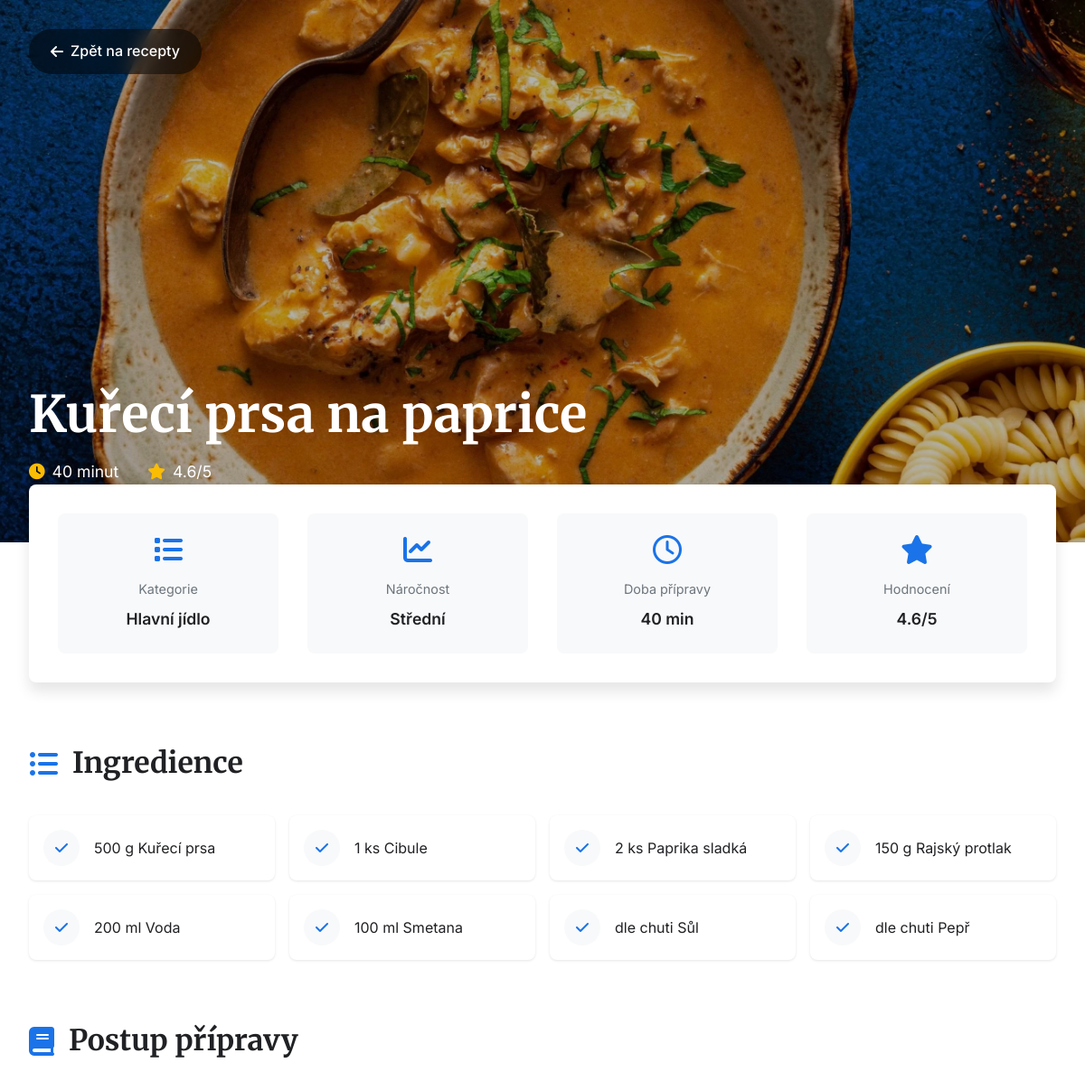
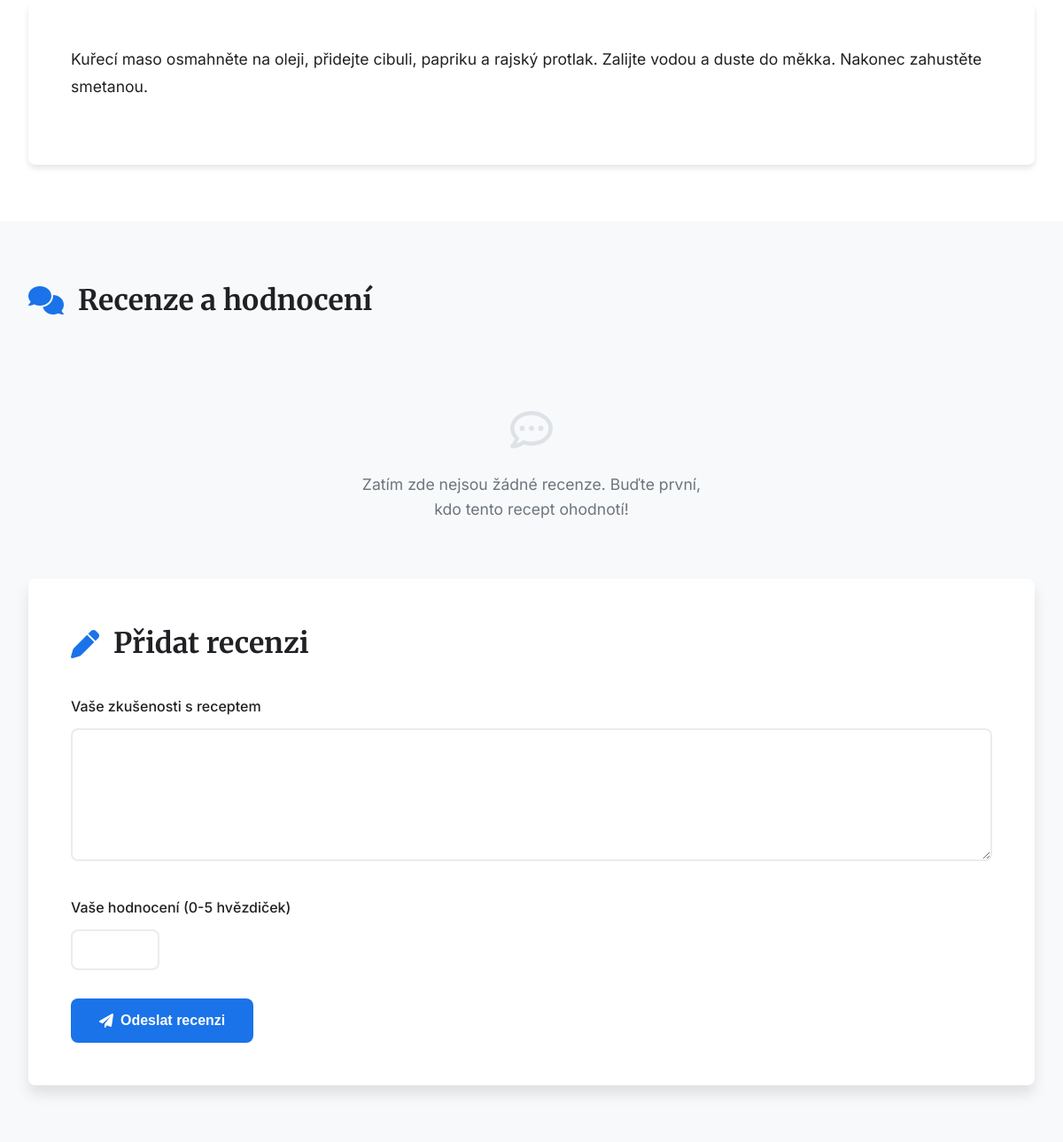
Page /7/ on the committed database (2 pictures, top to bottom).
### recepty/models.py (models this page shows, shortened)
class Recept(models.Model):
    KATEGORIE_VOLBY = [
        ('hlavni', 'Hlavní jídlo'),
        ('dezert', 'Dezert'),
        ('polevka', 'Polévka'),
        ('predkrm', 'Předkrm'),
        ('napoj', 'Nápoj'),
    ]
    OBTIZNOST_VOLBY = [
        ('lehka', 'Lehká'),
        ('stredni', 'Střední'),
        ('tezka', 'Těžká'),
    ]
    nazev = models.CharField(max_length=200)
    postup = models.TextField()
    kategorie = models.CharField(max_length=20, choices=KATEGORIE_VOLBY)
    obtiznost = models.CharField(max_length=20, choices=OBTIZNOST_VOLBY)
    hodnoceni = models.FloatField(
        help_text="Hodnocení od 0 do 5",
        default=0
    )
    doba_pripravy = models.PositiveIntegerField(help_text="Doba v minutách")
    obrazek = models.ImageField(upload_to='recepty/', blank=True, null=True)
    autor = models.ForeignKey(User, on_delete=models.CASCADE, related_name='recepty', null=True, blank=True)
    vytvoreno = models.DateTimeField(auto_now_add=True)
    upraveno = models.DateTimeField(auto_now=True)
    class Meta:
        verbose_name = 'Recept'
        verbose_name_plural = 'Recepty'
        ordering = ['-vytvoreno']  # Řazení od nejnovějších
        indexes = [
            models.Index(fields=['nazev']),
            models.Index(fields=['kategorie']),
            models.Index(fields=['hodnoceni']),
            models.Index(fields=['vytvoreno']),
        ]

class Surovina(models.Model):
    recept = models.ForeignKey(Recept, related_name='suroviny', on_delete=models.CASCADE)
    nazev = models.CharField(max_length=100)
    mnozstvi = models.CharField(max_length=50, blank=True)
    class Meta:
        verbose_name = 'Surovina'
        verbose_name_plural = 'Suroviny'
        ordering = ['id']  # Zachová pořadí, v jakém byly suroviny přidány
        indexes = [
            models.Index(fields=['nazev']),
        ]

### recepty/views.py (the view)
# urls.py: path('<int:pk>/', views.detail, name='detail'),
def detail(request, pk):
    recept = get_object_or_404(Recept, pk=pk)
    recenze = recept.recenze.all().order_by('-datum')
    if request.method == 'POST':
        if not request.user.is_authenticated:
            messages.error(request, 'Pro přidání recenze se musíte přihlásit.')
            return redirect('recepty:login')
        form = RecenzeForm(request.POST)
        if form.is_valid():
            recenze = form.save(commit=False)
            recenze.recept = recept
            recenze.uzivatel = request.user
            recenze.save()
            prumer = recept.recenze.aggregate(models.Avg('hodnoceni'))['hodnoceni__avg']
            recept.hodnoceni = round(prumer, 1) if prumer else 0
            recept.save()
            messages.success(request, 'Recenze byla úspěšně přidána.')
            return redirect('recepty:detail', pk=pk)
    else:
        form = RecenzeForm()
    context = {
        'recept': recept,
        'recenze': recenze,
        'form': form
    }
    return render(request, 'recepty/detail.html', context)

### recepty/forms.py
class RecenzeForm(forms.ModelForm):
    class Meta:
        model = Recenze
        fields = ['text', 'hodnoceni']
        widgets = {
            'text': forms.Textarea(attrs={'class': 'form-control', 'rows': 4}),
            'hodnoceni': forms.NumberInput(attrs={'class': 'form-control', 'min': 0, 'max': 5})
        }

### recepty/templates/recepty/detail.html (shortened to what this page needs)
<!DOCTYPE html>
<html lang="cs">
<head>
    <link rel="stylesheet" href="https://cdnjs.cloudflare.com/ajax/libs/font-awesome/6.0.0/css/all.min.css">
</head>
<body>
    <div class="hero">
        {% if recept.obrazek %}
            <img class="hero-image" src="{{ recept.obrazek.url }}" alt="{{ recept.nazev }}">
        {% else %}
            <div class="hero-image" style="background: linear-gradient(45deg, #1a73e8, #4285f4);"></div>
        {% endif %}
        <div class="hero-content">
            <a href="{% url 'recepty:index' %}" class="back-link">
                <i class="fas fa-arrow-left"></i>
                Zpět na recepty
            </a>
            <h1 class="recipe-title">{{ recept.nazev }}</h1>
            <div class="recipe-meta">
                <div class="meta-item">
                    <i class="fas fa-clock"></i>
                    {{ recept.doba_pripravy }} minut
                </div>
                <div class="meta-item">
                    <i class="fas fa-star"></i>
                    {{ recept.hodnoceni }}/5
                </div>
            </div>
        </div>
    </div>
    <div class="content">
        <div class="quick-info">
            <div class="info-card">
                <i class="fas fa-list"></i>
                <div class="info-label">Kategorie</div>
                <div class="info-value">{{ recept.get_kategorie_display }}</div>
            </div>
            <div class="info-card">
                <i class="fas fa-chart-line"></i>
                <div class="info-label">Náročnost</div>
                <div class="info-value">{{ recept.get_obtiznost_display }}</div>
            </div>
            <div class="info-card">
                <i class="far fa-clock"></i>
                <div class="info-label">Doba přípravy</div>
                <div class="info-value">{{ recept.doba_pripravy }} min</div>
            </div>
            <div class="info-card">
                <i class="fas fa-star"></i>
                <div class="info-label">Hodnocení</div>
                <div class="info-value">{{ recept.hodnoceni }}/5</div>
            </div>
        </div>
        <div class="recipe-section">
            <h2 class="section-title">
                <i class="fas fa-list-ul"></i>
                Ingredience
            </h2>
            <div class="ingredients-grid">
                {% for surovina in recept.suroviny.all %}
                    <div class="ingredient-card">
                        <div class="ingredient-icon">
                            <i class="fas fa-check"></i>
                        </div>
                        <span>{{ surovina.mnozstvi }} {{ surovina.nazev }}</span>
                    </div>
                {% endfor %}
            </div>
        </div>
        <div class="recipe-section">
            <h2 class="section-title">
                <i class="fas fa-book"></i>
                Postup přípravy
            </h2>
            <div class="instructions">
                {{ recept.postup|linebreaks }}
            </div>
        </div>
        <div class="reviews-section">
            <div class="reviews-container">
                <h2 class="section-title">
                    <i class="fas fa-comments"></i>
                    Recenze a hodnocení
                </h2>
                {% if recenze %}
                    <div class="reviews-grid">
                        {% for r in recenze %}
                            <div class="review-card">
                                <div class="review-header">
                                    <span class="review-author">{{ r.uzivatel.username|default:"Anonym" }}</span>
                                    <span class="review-date">{{ r.datum|date:"d. M Y" }}</span>
                                </div>
                                <div class="review-rating">
                                    {% for i in "12345"|make_list %}
                                        {% if forloop.counter <= r.hodnoceni %}
                                            <i class="fas fa-star"></i>
                                        {% else %}
                                            <i class="far fa-star"></i>
                                        {% endif %}
                                    {% endfor %}
                                </div>
                                <div class="review-text">{{ r.text|linebreaks }}</div>
                            </div>
                        {% endfor %}
                    </div>
                {% else %}
                    <div class="empty-state">
                        <i class="far fa-comment-dots"></i>
                        <p>Zatím zde nejsou žádné recenze. Buďte první, kdo tento recept ohodnotí!</p>
                    </div>
                {% endif %}
                <div class="review-form">
                    <h2 class="section-title">
                        <i class="fas fa-pen"></i>
                        Přidat recenzi
                    </h2>
                    <form method="post" novalidate>
                        <div class="form-group">
                            <label for="id_text" class="form-label">Vaše zkušenosti s receptem</label>
                            {{ form.text }}
                        </div>
                        <div class="form-group">
                            <label for="id_hodnoceni" class="form-label">Vaše hodnocení (0-5 hvězdiček)</label>
                            {{ form.hodnoceni }}
                        </div>
                        <button type="submit">
                            <i class="fas fa-paper-plane"></i>
                            Odeslat recenzi
                        </button>
                    </form>
                </div>
            </div>
        </div>
    </div>
</body>
</html>

### recepty/templates/recepty/detail.html (style rules this page uses)
:root { --primary-color: #1a73e8; --secondary-color: #4285f4; --accent-color: #fbbc04; --text-color: #202124; --bg-color: #ffffff; --gray-100: #f8f9fa; --gray-200: #e9ecef; --gray-300: #dee2e6; --gray-600: #6c757d; --border-radius: 8px; --shadow-sm: 0 1px 3px rgba(0,0,0,0.1); --shadow-md: 0 4px 6px rgba(0,0,0,0.1); --shadow-lg: 0 10px 15px rgba(0,0,0,0.1); }
* { margin: 0; padding: 0; box-sizing: border-box; }
body { font-family: 'Inter', sans-serif; background: var(--bg-color); color: var(--text-color); line-height: 1.6; }
.hero { position: relative; height: 70vh; min-height: 600px; background: #000; overflow: hidden; }
.hero-image { position: absolute; top: 0; left: 0; width: 100%; height: 100%; object-fit: cover; opacity: 0.7; }
.hero-content { position: relative; z-index: 1; height: 100%; display: flex; flex-direction: column; justify-content: flex-end; padding: 4rem 2rem; color: white; max-width: 1200px; margin: 0 auto; }
.back-link { position: absolute; top: 2rem; left: 2rem; display: inline-flex; align-items: center; gap: 0.5rem; color: white; text-decoration: none; font-weight: 500; padding: 0.75rem 1.5rem; background: rgba(0, 0, 0, 0.5); backdrop-filter: blur(10px); border-radius: 50px; transition: all 0.3s ease; }
.recipe-title { font-family: 'Merriweather', serif; font-size: 3.5rem; font-weight: 700; margin-bottom: 1rem; line-height: 1.2; }
.recipe-meta { display: flex; gap: 2rem; font-size: 1.1rem; }
.meta-item { display: flex; align-items: center; gap: 0.5rem; }
.meta-item i { color: var(--accent-color); }
.content { max-width: 1200px; margin: -4rem auto 0; position: relative; z-index: 2; padding: 0 2rem; }
.quick-info { background: white; border-radius: var(--border-radius); box-shadow: var(--shadow-lg); padding: 2rem; display: grid; grid-template-columns: repeat(4, 1fr); gap: 2rem; margin-bottom: 4rem; }
.info-card { text-align: center; padding: 1.5rem; background: var(--gray-100); border-radius: var(--border-radius); transition: all 0.3s ease; }
.info-card i { font-size: 2rem; color: var(--primary-color); margin-bottom: 1rem; }
.info-label { color: var(--gray-600); font-size: 0.9rem; margin-bottom: 0.5rem; }
.info-value { font-weight: 600; font-size: 1.1rem; }
.recipe-section { margin-bottom: 4rem; }
.section-title { font-family: 'Merriweather', serif; font-size: 2rem; margin-bottom: 2rem; display: flex; align-items: center; gap: 1rem; }
.section-title i { color: var(--primary-color); }
.ingredients-grid { display: grid; grid-template-columns: repeat(auto-fill, minmax(250px, 1fr)); gap: 1rem; margin-bottom: 2rem; }
.ingredient-card { background: white; padding: 1rem; border-radius: var(--border-radius); box-shadow: var(--shadow-sm); display: flex; align-items: center; gap: 1rem; transition: all 0.3s ease; }
.ingredient-icon { width: 40px; height: 40px; background: var(--gray-100); border-radius: 50%; display: flex; align-items: center; justify-content: center; color: var(--primary-color); }
.instructions { background: white; padding: 3rem; border-radius: var(--border-radius); box-shadow: var(--shadow-md); font-size: 1.1rem; line-height: 1.8; }
.instructions p { margin-bottom: 1.5rem; }
.reviews-section { background: var(--gray-100); padding: 4rem 0; margin: 4rem -2rem 0; }
.reviews-container { max-width: 1200px; margin: 0 auto; padding: 0 2rem; }
.review-form { background: white; padding: 3rem; border-radius: var(--border-radius); box-shadow: var(--shadow-lg); }
.form-group { margin-bottom: 2rem; }
.form-label { display: block; margin-bottom: 0.75rem; font-weight: 500; }
textarea { width: 100%; min-height: 150px; padding: 1rem; border: 2px solid var(--gray-200); border-radius: var(--border-radius); font-family: inherit; font-size: 1rem; transition: all 0.3s ease; }
input[type="number"] { width: 100px; padding: 0.75rem; border: 2px solid var(--gray-200); border-radius: var(--border-radius); font-size: 1rem; }
button { background: var(--primary-color); color: white; border: none; padding: 1rem 2rem; border-radius: var(--border-radius); font-weight: 600; font-size: 1rem; cursor: pointer; transition: all 0.3s ease; display: inline-flex; align-items: center; gap: 0.5rem; }
.empty-state { text-align: center; padding: 4rem 2rem; }
.empty-state i { font-size: 3rem; color: var(--gray-300); margin-bottom: 1.5rem; }
.empty-state p { color: var(--gray-600); font-size: 1.1rem; max-width: 400px; margin: 0 auto; }

### rows in the picture
Recept: obrazek (picture), nazev "Kuřecí prsa na paprice", doba_pripravy "40", hodnoceni "4.6", kategorie "Hlavní jídlo", obtiznost "Střední", postup "Kuřecí maso osmahněte na oleji, přidejte cibuli, papriku a rajský protlak. Zalijte vodou a duste do měkka. Nakonec zahustěte smetanou."
Surovina: mnozstvi "500 g", nazev "Kuřecí prsa"
Surovina: mnozstvi "1 ks", nazev "Cibule"
Surovina: mnozstvi "2 ks", nazev "Paprika sladká"
Surovina: mnozstvi "150 g", nazev "Rajský protlak"
Surovina: mnozstvi "200 ml", nazev "Voda"
Surovina: mnozstvi "100 ml", nazev "Smetana"
Surovina: mnozstvi "dle chuti", nazev "Sůl"
Surovina: mnozstvi "dle chuti", nazev "Pepř"
